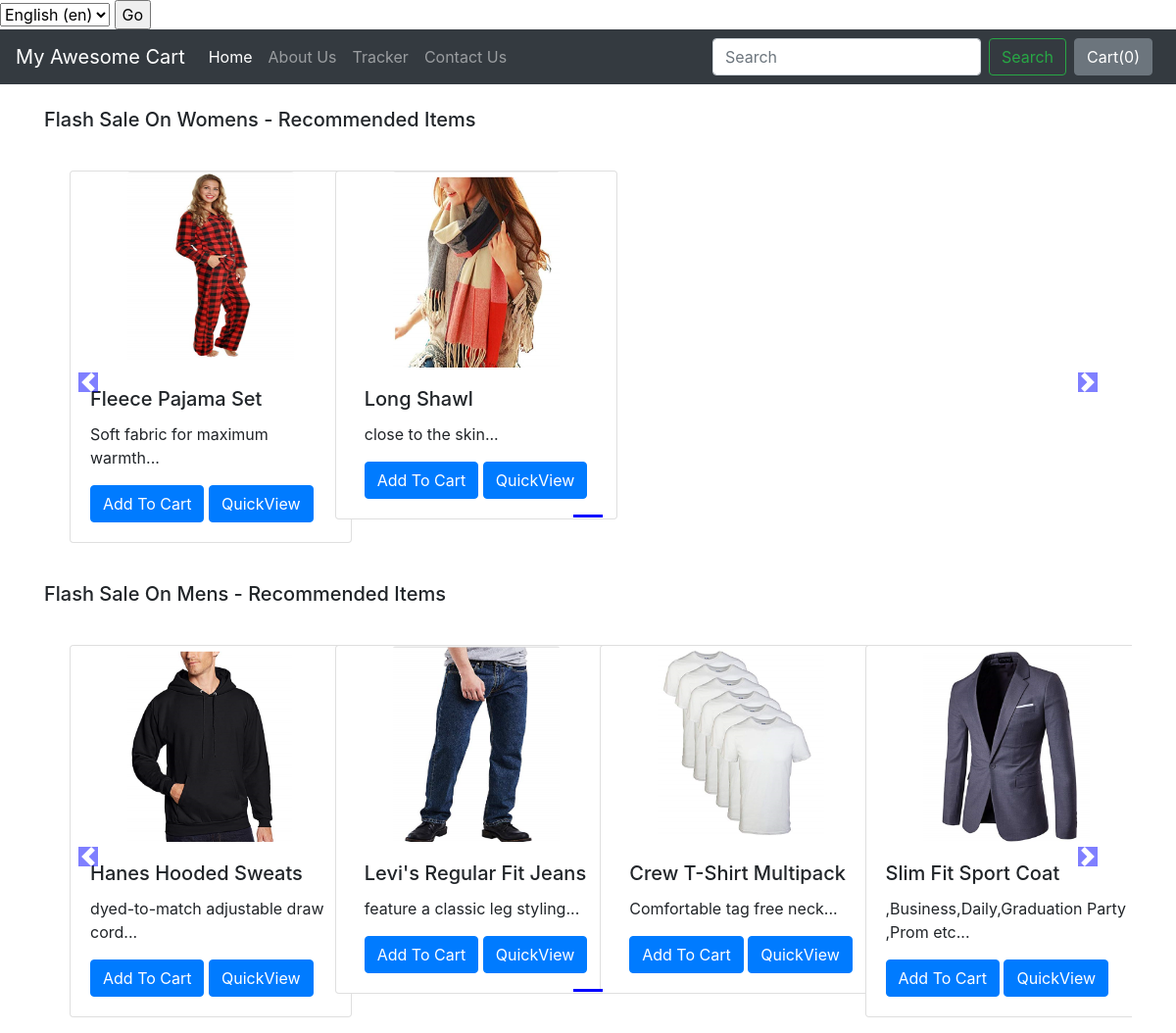
The app's page /shop/ with its own data.
### shop/models.py (models this page shows, shortened)
class Product(models.Model):
    product_id = models.AutoField
    product_name = models.CharField(max_length=50)
    category = models.CharField(max_length=50, default="")
    subcategory = models.CharField(max_length=50, default="")
    price = models.IntegerField(default=0)
    desc = models.CharField(max_length=300)
    pub_date = models.DateField()
    image = models.ImageField(upload_to='shop/images', default="")

### shop/views.py (the view)
# urls.py: path("", views.index, name="ShopHome"),
def index(request):
    from django.utils import translation
    '''user_language = 'hi'
    translation.activate(user_language)
    request.session[translation.LANGUAGE_SESSION_KEY] = user_language'''
    if translation.LANGUAGE_SESSION_KEY in request.session:
        del request.session[translation.LANGUAGE_SESSION_KEY]
    allProds = []
    catprods = Product.objects.values('category', 'id')
    cats = {item['category'] for item in catprods}
    for cat in cats:
        prod = Product.objects.filter(category=cat)
        n = len(prod)
        nSlides = n // 4 + ceil((n / 4) - (n // 4))
        allProds.append([prod, range(1, nSlides), nSlides])
    params = {'allProds':allProds}
    return render(request, 'shop/index.html', params)

### shop/templates/shop/index.html (shortened to what this page needs)
{% extends 'shop/basic.html' %}
{% block body %}
{% load static %}
<div class="container">
    {% for product, range, nSlides in allProds %}
    <h5 class="my-4">Flash Sale On {{product.0.category}} - Recommended Items</h5>
    <div class="row">
        <div id="demo{{forloop.counter}}" class="col carousel slide my-3" data-ride="carousel">
            <ul class="carousel-indicators">
                <li data-target="#demo{{forloop.counter}}" data-slide-to="0" class="active"></li>
            </ul>
            <div class="container carousel-inner no-padding">
                <div class="carousel-item active">
                    {% for i in product %}
                    <div class="col-xs-3 col-sm-3 col-md-3">
                        <div class="card align-items-center" style="width: 18rem;">
                            <img src='/media/{{i.image}}' class="card-img-top" alt="...">
                            <div class="card-body">
                                <h5 class="card-title" id="namepr{{i.id}}">{{i.product_name}}</h5>
                                <p class="card-text">{{i.desc|slice:"0:53"}}...</p>
                                <span id="divpr{{i.id}}" class="divpr">
                                    <button id="pr{{i.id}}" class="btn btn-primary cart">Add To Cart</button>
                                </span>
                                <a href="/shop/products/{{i.id}}"><button id="qv{{i.id}}" class="btn btn-primary cart">QuickView</button></a>
                            </div>
                        </div>
                    </div>
                    {% endfor %}
                </div>
            </div>
        </div>
        <a class="carousel-control-prev" href="#demo{{forloop.counter}}" data-slide="prev">
            <span class="carousel-control-prev-icon"></span>
        </a>
        <a class="carousel-control-next" href="#demo{{forloop.counter}}" data-slide="next">
            <span class="carousel-control-next-icon"></span>
        </a>
    </div>
    {% endfor %}
</div>
{% endblock %}

### shop/templates/shop/basic.html (shortened to what this page needs)
{% load static i18n %}
<!doctype html>
<html lang="en">
  <form action="{% url 'set_language' %}" method="post">
    <select
        name="language"> {% get_current_language as LANGUAGE_CODE %} {% get_available_languages as LANGUAGES %} {% get_language_info_list for LANGUAGES as languages %}
        {% for language in languages %}
            <option value="{{ language.code }}"{% if language.code == LANGUAGE_CODE %}
                    selected{% endif %}> {{ language.name_local }} ({{ language.code }})
            </option>
        {% endfor %}
    </select>
    <input type="submit" value="Go"/>
</form>
  <head>
    <link rel="stylesheet" href="https://stackpath.bootstrapcdn.com/bootstrap/4.2.1/css/bootstrap.min.css">
  </head>
  <body>
    <nav class="navbar navbar-expand-lg navbar-dark bg-dark">
  <a class="navbar-brand" href="/shop">My Awesome Cart</a>
  <div class="collapse navbar-collapse" id="navbarSupportedContent">
    <ul class="navbar-nav mr-auto">
      <li class="nav-item active">
        <a class="nav-link" href="/shop">Home <span class="sr-only">(current)</span></a>
      </li>
      <li class="nav-item">
        <a class="nav-link" href="/shop/about">About Us</a>
      </li>
      <li class="nav-item">
        <a class="nav-link" href="/shop/tracker">Tracker</a>
      </li>
      <li class="nav-item">
        <a class="nav-link" href="/shop/contact">Contact Us</a>
      </li>
    </ul>
    <form class="form-inline my-2 my-lg-0">
      <input class="form-control mr-sm-2" type="search" placeholder="Search" aria-label="Search">
      <button class="btn btn-outline-success my-2 my-sm-0" type="submit">Search</button>
    </form>
    <button type="button" class="btn btn-secondary mx-2" id="popcart" data-container="body" data-toggle="popover" data-placement="bottom" data-html="true" data-content="Vivamus
sagittis lacus vel augue laoreet rutrum faucibus.">
  Cart(<span id="cart">0</span>)
</button>
  </div>
</nav>
  {% block body %} {% endblock %}
  </body>
</html>

### records on screen
Product: category "Womens", image (picture), product_name "Fleece Pajama Set", desc "Soft fabric for maximum warmth"
Product: image (picture), product_name "Long Shawl", desc "close to the skin"
Product: category "Mens", image (picture), product_name "Hanes Hooded Sweats", desc "dyed-to-match adjustable draw cord"
Product: image (picture), product_name "Levi's Regular Fit Jeans", desc "feature a classic leg styling"
Product: image (picture), product_name "Crew T-Shirt Multipack", desc "Comfortable tag free neck"
Product: image (picture), product_name "Slim Fit Sport Coat", desc ",Business,Daily,Graduation Party ,Prom etc"

### other values on screen
form field language "English (en)"
